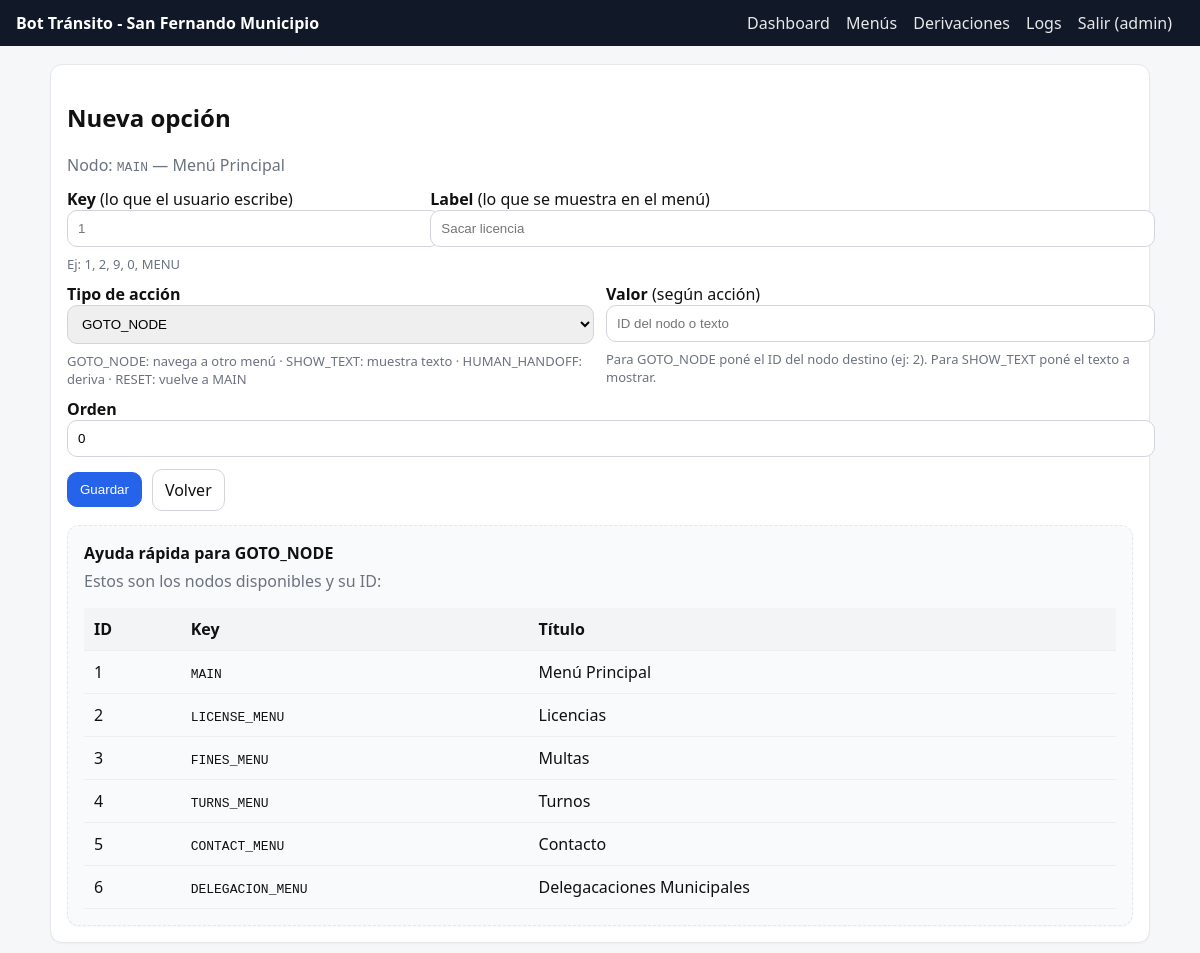
/admin/option_edit.php?node_id=1 (signed in), run on the app's committed database.
### tables this page shows
CREATE TABLE `bot_nodes` (
  `id` int(11) NOT NULL,
  `key_name` varchar(80) NOT NULL,
  `title` varchar(120) NOT NULL,
  `message` text NOT NULL,
  `media_url` varchar(255) DEFAULT NULL,
  `is_terminal` tinyint(1) NOT NULL DEFAULT 0,
  `updated_at` datetime DEFAULT current_timestamp() ON UPDATE current_timestamp()
);

### public/admin/option_edit.php (the view, shortened to what this page needs)
<?php
require_once __DIR__ . '/_layout.php';
$pdo = Db::pdo();
$nodeId = isset($_GET['node_id']) ? (int)$_GET['node_id'] : 0;
$id = isset($_GET['id']) ? (int)$_GET['id'] : 0;
$stmt = $pdo->prepare('SELECT id, key_name, title FROM bot_nodes WHERE id=?');
$stmt->execute([$nodeId]);
$node = $stmt->fetch();
$data = ['option_key'=>'','label'=>'','action_type'=>'GOTO_NODE','action_value'=>'','sort_order'=>0];
$actionTypes = ['GOTO_NODE','SHOW_TEXT','HUMAN_HANDOFF','RESET'];
$allNodes = $pdo->query('SELECT id, key_name, title FROM bot_nodes ORDER BY id ASC')->fetchAll();
?>
<div class="card">
  <h2><?php echo $id ? 'Editar opción' : 'Nueva opción'; ?></h2>
  <div class="muted">Nodo: <code><?php echo h($node['key_name']); ?></code> — <?php echo h($node['title']); ?></div>
  <form method="post" style="margin-top:12px">
    <div class="grid" style="grid-template-columns:1fr 2fr">
      <div>
        <label><strong>Key</strong> (lo que el usuario escribe)</label>
        <input name="option_key" value="<?php echo h($data['option_key']); ?>" placeholder="1" required />
        <p class="muted" style="font-size:13px; margin:8px 0 0">Ej: 1, 2, 9, 0, MENU</p>
      </div>
      <div>
        <label><strong>Label</strong> (lo que se muestra en el menú)</label>
        <input name="label" value="<?php echo h($data['label']); ?>" placeholder="Sacar licencia" required />
      </div>
    </div>
    <div style="height:10px"></div>
    <div class="grid" style="grid-template-columns:1fr 1fr">
      <div>
        <label><strong>Tipo de acción</strong></label>
        <select name="action_type" id="action_type">
          <?php foreach ($actionTypes as $t): ?>
            <option value="<?php echo h($t); ?>" <?php echo $data['action_type']===$t ? 'selected' : ''; ?>><?php echo h($t); ?></option>
          <?php endforeach; ?>
        </select>
        <p class="muted" style="font-size:13px; margin:8px 0 0">
          GOTO_NODE: navega a otro menú · SHOW_TEXT: muestra texto · HUMAN_HANDOFF: deriva · RESET: vuelve a MAIN
        </p>
      </div>
      <div>
        <label><strong>Valor</strong> (según acción)</label>
        <input name="action_value" value="<?php echo h((string)$data['action_value']); ?>" placeholder="ID del nodo o texto" />
        <p class="muted" style="font-size:13px; margin:8px 0 0">
          Para GOTO_NODE poné el ID del nodo destino (ej: 2). Para SHOW_TEXT poné el texto a mostrar.
        </p>
      </div>
    </div>
    <div style="height:10px"></div>
    <div>
      <label><strong>Orden</strong></label>
      <input type="number" name="sort_order" value="<?php echo (int)$data['sort_order']; ?>" />
    </div>
    <div style="height:12px"></div>
    <div class="row">
      <button class="btn primary" type="submit">Guardar</button>
      <a class="btn" href="options.php?node_id=<?php echo (int)$nodeId; ?>">Volver</a>
    </div>
    <div class="card" style="background:#f9fafb; border-style:dashed; margin-top:14px">
      <strong>Ayuda rápida para GOTO_NODE</strong>
      <p class="muted" style="margin-top:6px">Estos son los nodos disponibles y su ID:</p>
      <table>
        <thead><tr><th>ID</th><th>Key</th><th>Título</th></tr></thead>
        <tbody>
          <?php foreach ($allNodes as $n): ?>
            <tr>
              <td><?php echo (int)$n['id']; ?></td>
              <td><code><?php echo h($n['key_name']); ?></code></td>
              <td><?php echo h($n['title']); ?></td>
            </tr>
          <?php endforeach; ?>
        </tbody>
      </table>
    </div>
  </form>
</div>
<?php include __DIR__ . '/_footer.php'; ?>

### public/admin/_layout.php (style rules this page uses)
body { font-family:system-ui, -apple-system, Segoe UI, Roboto, Arial; margin:0; background:#f6f7f9; color:#111; }
.card { background:#fff; border:1px solid #e5e7eb; border-radius:12px; padding:16px; box-shadow:0 1px 2px rgba(0,0,0,.04); }
.grid { display:grid; grid-template-columns:1fr; gap:12px; }
@media (min-width:900px) { .grid { grid-template-columns:1fr 1fr; } }
table { width:100%; border-collapse:collapse; }
th,td { padding:10px; border-bottom:1px solid #eee; text-align:left; }
th { background:#f3f4f6; font-weight:600 }
.btn { display:inline-block; padding:9px 12px; border-radius:10px; border:1px solid #d1d5db; background:#fff; color:#111; text-decoration:none; cursor:pointer }
.btn.primary { background:#2563eb; border-color:#2563eb; color:#fff }
.row { display:flex; gap:10px; flex-wrap:wrap; align-items:center }
.muted { color:#6b7280 }
input,textarea,select { width:100%; padding:10px; border:1px solid #d1d5db; border-radius:10px; }

### data on the page
bot_nodes: key_name "MAIN", title "Menú Principal", id "1"
bot_nodes: id "2", key_name "LICENSE_MENU", title "Licencias"
bot_nodes: id "3", key_name "FINES_MENU", title "Multas"
bot_nodes: id "4", key_name "TURNS_MENU", title "Turnos"
bot_nodes: id "5", key_name "CONTACT_MENU", title "Contacto"
bot_nodes: id "6", key_name "DELEGACION_MENU", title "Delegacaciones Municipales"

### other printed values
$_SESSION['admin_username'] "admin"
form field action_type "GOTO_NODE"
